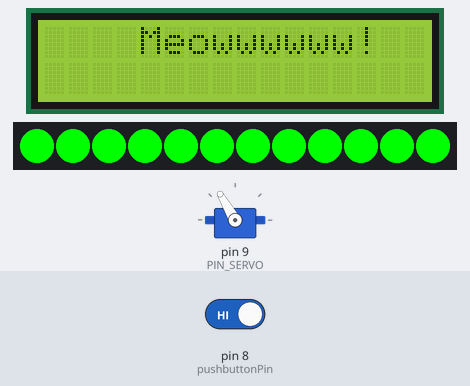
Recording of a sketch running on a simulated Arduino Uno, built with avr-gcc and run on an emulated ATmega328P. On the bench: 16×2 character LCD, 12 RGB LEDs in strip order, left to right, servo. The inputs (shaded band) are chosen by the test bench; at power-on: pin 8 (pushbuttonPin) HIGH. The local clock reads 2024-03-15 10:24:30 at power-on unless the sketch sets it.

Above: at 11.8 s.
12.4 s: pin 8 (pushbuttonPin) driven HIGH
At 16.47 s:
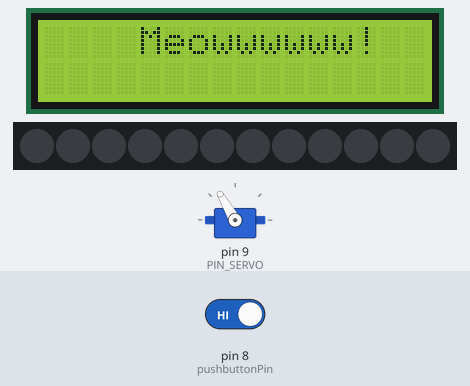
23.5 s: pin 8 (pushbuttonPin) driven LOW
At 30.8 s:
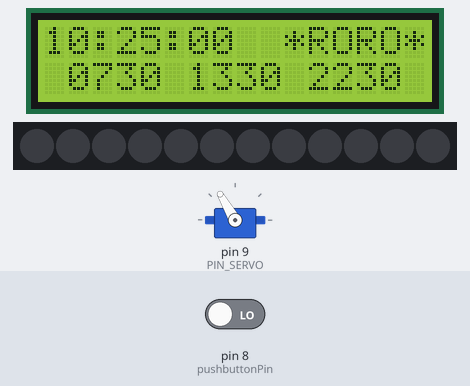
Timing chart, 0 to 32.3 s (numbered marks = the images above; inputs shaded):
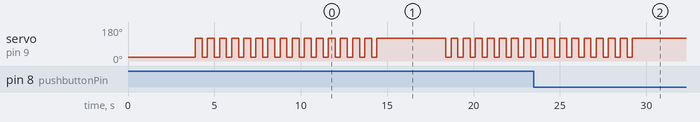

The sketch:

catfeed.ino
```cpp
// (licence header left out)
// include the library code:
#include <LiquidCrystal.h> // LCD Screen
#include <Wire.h>      // needed for the RTC libraty
#include <Time.h>      // needed for RTC chip to work
#include <DS1307RTC.h> // Real Time Clock Library
#include <Servo.h>
#include <Adafruit_NeoPixel.h> // LED Ring

#ifdef __AVR__
  #include <avr/power.h>
#endif

// Define Pins for LED light and servo
#define PIN_SERVO 9
#define LEDPIN 6

// Set up LCD, LED ring, servo.
LiquidCrystal lcd(12, 11, 5, 4, 3, 2);
Adafruit_NeoPixel strip = Adafruit_NeoPixel(12, LEDPIN, NEO_GRB + NEO_KHZ800);
Servo feedServo;


int pos = 0;
volatile boolean TurnDetected;
volatile boolean up;
const int pushbuttonPin = 8;    // the number of the pushbutton pin for manual feed 8
int buttonState = 0;        // variable for reading the manual feed pushbutton status

//Set feed time and Qty.
int feed1hour = 07;         // variables for feeding times and quantity
int feed1minute = 30;
int feed2hour = 13;
int feed2minute = 30;
int feed3hour = 22;
int feed3minute = 30;
int feedQty = 4;
int feedRate = 120;    //a pwm rate the triggers forward on the servo
int feedReversal = 20; //a pwm rate that triggers reverse on the servo

//----------------------------------------------------------------------------------

void setup ()  {
   lcd.begin(16, 2);
   strip.begin();
   strip.show(); // Initialize all pixels to 'off'
   pinMode(pushbuttonPin,INPUT_PULLUP);
//    Serial.begin(9600);
}

//----------------------------------------------------------------------------------
// Main function
void loop ()  {
    pinMode(pushbuttonPin,INPUT_PULLUP);
    strip.show();
    static long virtualPosition=0;    // without STATIC it does not count correctly!!!
    tmElements_t tm;    // This sectionm reads the time from the RTC, sets it in tmElements tm (nice to work with), then displays it.
    RTC.read(tm);
    lcd.setCursor(0, 0);
    printDigits(tm.Hour); //call to print digit function that adds leading zeros that may be missing
    lcd.print(":");
    printDigits(tm.Minute);
    lcd.print(":");
    printDigits(tm.Second);
    lcd.print("  ");
    lcd.print("*RORO*");
    lcd.print(" ");
    lcd.setCursor(0,1);
    lcd.print(" ");
    printDigits(feed1hour);
    printDigits(feed1minute);
    lcd.print(" ");
    printDigits(feed2hour);
    printDigits(feed2minute);
    lcd.print(" ");
    printDigits(feed3hour);
    printDigits(feed3minute);
// Used for debugging.
//     Serial.print("Ok, Time = ");
//     print2digits(tm.Hour);
//     Serial.write(':');
//     print2digits(tm.Minute);
//     Serial.write(':');
//     print2digits(tm.Second);
//     Serial.print(", Date (D/M/Y) = ");
//     Serial.print(tm.Day);
//     Serial.write('/');
//     Serial.print(tm.Month);
//     Serial.write('/');
//     Serial.print(tmYearToCalendar(tm.Year));
//    Serial.println();

   // CHECK FOR MANUAL FEED BUTTON
  buttonState = digitalRead(pushbuttonPin);
  if (buttonState == HIGH) {
    // Serial.println("manual");
    meow();
    lightup();
    feed();
    lcd.begin(16,2); // Refresh the LCD screen, other wise will be stuck at meow.
  }

  // CHECK FEEDING TIME AND FEED IF MATCHED
  if (tm.Hour == feed1hour && tm.Minute == feed1minute && tm.Second == 0)  {  // if I dont' check seconds are zero
    // Serial.println("time1");
    meow();
    lightup();
    feed();
    lcd.begin(16,2);
  }
  if (tm.Hour == feed2hour && tm.Minute == feed2minute && tm.Second == 0)  {
    // Serial.println("time2");
    meow();
    lightup();
    feed();
    lcd.begin(16,2);
  }
   if (tm.Hour == feed3hour && tm.Minute == feed3minute && tm.Second == 0)  {
    // Serial.println("time2");
    meow();
    lightup();
    feed();
    lcd.begin(16,2);
  }
}   // End of main Loop


//======================UTILITY FUNCTIONS BELOW==================================
void feed() {
// rotate the Auger
  feedServo.attach(PIN_SERVO);
  for (int cnt = 0; cnt < feedQty; cnt++){
    feedServo.write(feedReversal);
    delay(300);
    feedServo.write(feedRate);
    delay(400);

    feedServo.write(feedReversal);
    delay(300);
    feedServo.write(feedRate);
    delay(400);

    feedServo.write(feedReversal);
    delay(300);
    feedServo.write(feedRate);
    delay(400);

    feedServo.write(feedReversal);
    delay(300);
    feedServo.write(feedRate);
    delay(400);
  }
  feedServo.detach();
}
//-------------------
void print2digits(int number) {
  if (number >= 0 && number < 10) {
    Serial.write('0');
  }
  Serial.print(number);
}
//-------------------
void lightup(){
  colorWipe(strip.Color(127, 127, 127), 50); // White RGBW
  colorWipe(strip.Color(255, 0, 0), 50); // Red
  colorWipe(strip.Color(0, 255, 0), 50); // Green
  for (uint16_t i=0; i < strip.numPixels(); i=i+1) {
        strip.setPixelColor(i, 0,0,0,0);
  }
}
//-------------------
// Fill the dots one after the other with a color
void colorWipe(uint32_t c, uint8_t wait) {
  for(uint16_t i=0; i<strip.numPixels(); i++) {
    strip.setPixelColor(i, c);
    strip.show();
    delay(wait);
  }
}
//-------------------
//Theatre-style crawling lights.
void theaterChase(uint32_t c, uint8_t wait) {
  for (int j=0; j<10; j++) {  //do 10 cycles of chasing
    for (int q=0; q < 3; q++) {
      for (uint16_t i=0; i < strip.numPixels(); i=i+3) {
        strip.setPixelColor(i+q, c);    //turn every third pixel on
      }
      strip.show();
      delay(wait);
      for (uint16_t i=0; i < strip.numPixels(); i=i+3) {
        strip.setPixelColor(i+q, 0);        //turn every third pixel off
      }
    }
  }
}
//-------------------
// Input a value 0 to 255 to get a color value.
// The colours are a transition r - g - b - back to r.
uint32_t Wheel(byte WheelPos) {
  WheelPos = 255 - WheelPos;
  if(WheelPos < 85) {
    return strip.Color(255 - WheelPos * 3, 0, WheelPos * 3);
  }
  if(WheelPos < 170) {
    WheelPos -= 85;
    return strip.Color(0, WheelPos * 3, 255 - WheelPos * 3);
  }
  WheelPos -= 170;
  return strip.Color(WheelPos * 3, 255 - WheelPos * 3, 0);
}
//-------------------
void printDigits(int digits){   // utility function for digital clock display: prints leading 0
   if(digits < 10)
    lcd.print('0');
   lcd.print(digits);
 }
//-------------------
 void meow(){
   lcd.setCursor(17,0);
   lcd.print("   Meowwwwww!");
    for (int positionCounter = 0; positionCounter < 16; positionCounter++) {
     lcd.scrollDisplayLeft();
     delay(100);
    }
   delay(100);
 }
//-------------------
```

Measured:
- after the input at 23.5 s, servo on pin 9 (PIN_SERVO): goes on until 29.2 s, then stays 120°; the display: first differs from a run without the input after 6.2 s (image 2 shows a later state)
- what the display in image 2 shows lasts 1.0 s, from 30.0 s to 31.0 s
